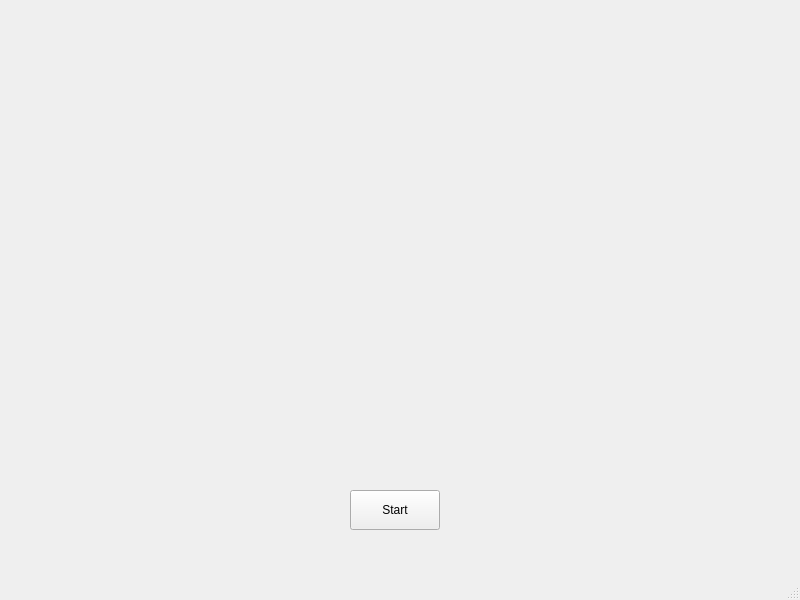
<?xml version="1.0" encoding="UTF-8"?>
<ui version="4.0">
 <class>Home</class>
 <widget class="QMainWindow" name="Home">
  <property name="geometry">
   <rect>
    <x>0</x>
    <y>0</y>
    <width>800</width>
    <height>600</height>
   </rect>
  </property>
  <property name="windowTitle">
   <string>MainWindow</string>
  </property>
  <widget class="QWidget" name="centralwidget">
   <widget class="QPushButton" name="btn_Start">
    <property name="geometry">
     <rect>
      <x>350</x>
      <y>490</y>
      <width>90</width>
      <height>40</height>
     </rect>
    </property>
    <property name="minimumSize">
     <size>
      <width>0</width>
      <height>40</height>
     </size>
    </property>
    <property name="text">
     <string>Start</string>
    </property>
   </widget>
   <widget class="QLabel" name="label">
    <property name="geometry">
     <rect>
      <x>20</x>
      <y>20</y>
      <width>681</width>
      <height>381</height>
     </rect>
    </property>
    <property name="text">
     <string/>
    </property>
   </widget>
   <widget class="QLabel" name="label_2">
    <property name="geometry">
     <rect>
      <x>80</x>
      <y>70</y>
      <width>641</width>
      <height>381</height>
     </rect>
    </property>
    <property name="text">
     <string/>
    </property>
    <property name="pixmap">
     <pixmap resource="home_watermelon.qrc">:/image/home_watermelon.png</pixmap>
    </property>
    <property name="scaledContents">
     <bool>true</bool>
    </property>
   </widget>
  </widget>
  <widget class="QMenuBar" name="menubar">
   <property name="geometry">
    <rect>
     <x>0</x>
     <y>0</y>
     <width>800</width>
     <height>25</height>
    </rect>
   </property>
  </widget>
  <widget class="QStatusBar" name="statusbar"/>
 </widget>
 <resources>
  <include location="home_watermelon.qrc"/>
 </resources>
 <connections/>
</ui>
